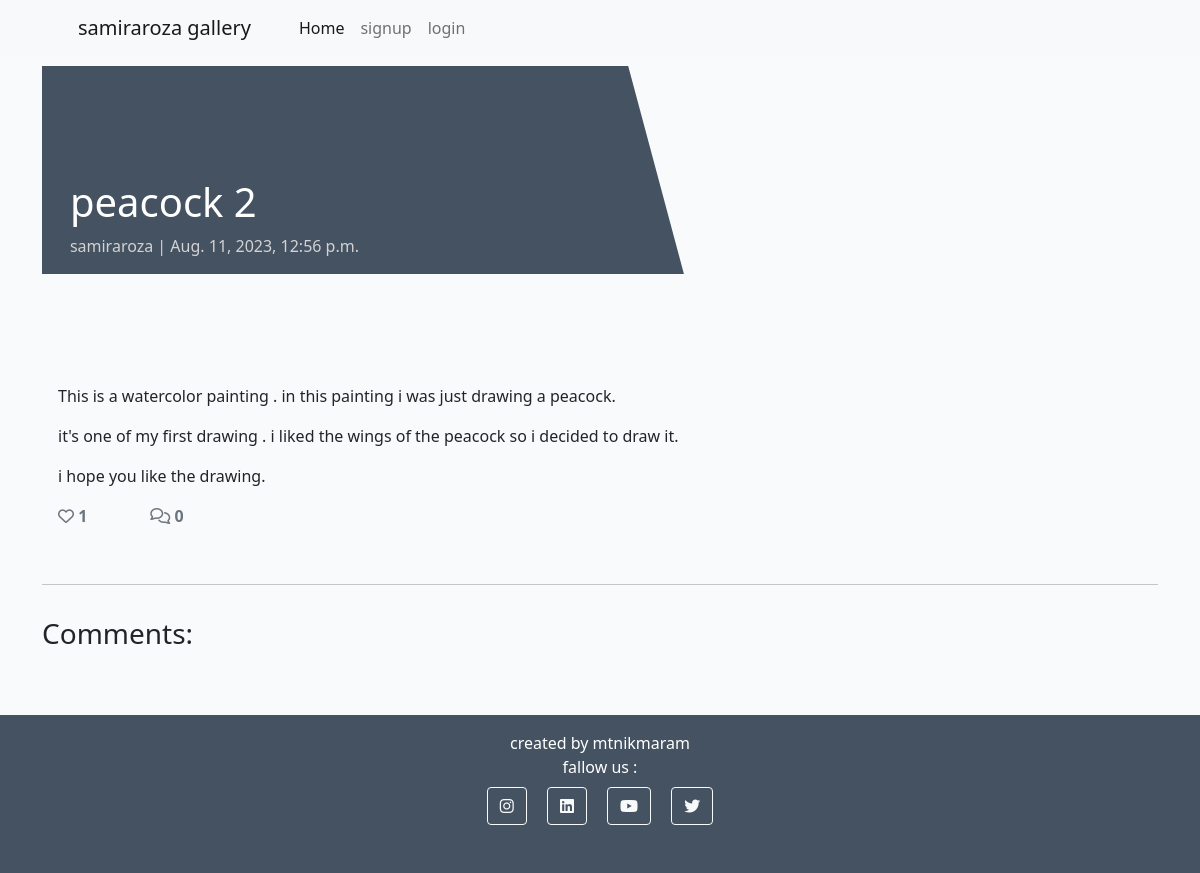
The page /peacock-2/ on the database its author committed.
### store/models.py (models this page shows, shortened)
class Post(models.Model):
    title = models.CharField(max_length=200, unique=True)
    slug = models.SlugField(max_length=200, unique=True)
    author = models.ForeignKey(User, on_delete=models.CASCADE, related_name="blog_posts")
    updated_on = models.DateTimeField(auto_now=True)
    content = models.TextField()
    featured_image = CloudinaryField('image', default='placeholder')
    excerpt = models.TextField(blank=True)
    created_on = models.DateTimeField(auto_now_add=True)
    status = models.IntegerField(choices=STATUS, default=0)
    likes = models.ManyToManyField(User, related_name='blogpost_like', blank=True)
    class Meta:
        ordering = ["-created_on"]
    def number_of_likes(self):
        return self.likes.count()

### store/views.py (the view, shortened to what this page needs)
# urls.py: path('<slug:slug>/', views.PostDetail.as_view(), name='post_detail'),
class PostDetail(View):
    def get(self, request, slug, *args, **kwargs):
        queryset = Post.objects.filter(status=1)
        post = get_object_or_404(queryset, slug=slug)
        comments = post.comments.filter(approved=True).order_by("-created_on")
        liked = False
        if post.likes.filter(id=self.request.user.id).exists():
            liked = True
        return render(
            request,
            "post_detail.html",
            {
                "post": post,
                "comments": comments,
                "commented": False,
                "liked": liked,
                "comment_form": CommentForm()
            },
        )

### templates/post_detail.html (shortened to what this page needs)
{% extends 'base.html' %} {% block content %}
{% load crispy_forms_tags %}
<div class="masthead">
    <div class="container">
        <div class="row g-0">
            <div class="col-md-6 masthead-text">
                <h1 class="post-title">{{ post.title }}</h1>
                <p class="post-subtitle">{{ post.author }} | {{ post.created_on }}</p>
            </div>
            <div class="d-none d-md-block col-md-6 masthead-image">
            </div>
        </div>
    </div>
</div>
<div class="container">
    <div class="row">
        <div class="col card mb-4  mt-3 left  top">
            <div class="card-body">
                <p class="card-text ">
                    {{ post.content | safe }}
                </p>
                <div class="row">
                    <div class="col-1">
                        <strong>
                            {% if user.is_authenticated %}
                            <form class="d-inline" action="{% url 'post_like' post.slug %}" method="POST">
                                {% csrf_token %}
                                {% if liked %}
                                <button type="submit" name="blogpost_id" value="{{post.slug}}" class="btn-like"><i class="fas fa-heart"></i></button>
                                {% else %}
                                <button type="submit" name="blogpost_id" value="{{post.slug}}" class="btn-like"><i class="far fa-heart"></i></button>
                                {% endif %}
                            </form>
                            {% else %}
                            <span class="text-secondary"><i class="far fa-heart"></i></span>
                            {% endif %}
                        <span class="text-secondary">{{ post.number_of_likes }} </span>
                        </strong>
                    </div>
                    <div class="col-1">
                        {% with comments.count as total_comments %}
                        <strong class="text-secondary"><i class="far fa-comments"></i>
                            {{ total_comments }}</strong>
                        {% endwith %}
                    </div>
                </div>
            </div>
        </div>
    </div>
    <div class="row">
        <div class="col">
            <hr>
        </div>
    </div>
    <div class="row">
        <div class="col-md-8 card mb-4  mt-3 ">
            <h3>Comments:</h3>
            <div class="card-body">
            </div>
        </div>
        <div class="col-md-4 card mb-4  mt-3 ">
            <div class="card-body">
            </div>
        </div>
    </div>
</div>
{% endblock content %}

### static/css/style.css (style rules this page uses)
body { background-color: #F9FAFC; }
.main-bg { background-color: #F9FAFC; }
.card { border: none; background-color: transparent; }
.masthead { margin-top: 10px; overflow: hidden; position: relative; display: inline-block; height: 33vh; width: 100%; }
.masthead-text { background-color: #445261; color: white; position: relative; }
.masthead-image { position: relative; overflow: hidden; }
.masthead-image:after { content: ""; position: absolute; top: 0; right: 90%; height: 100%; width: 150%; background: #445261; -webkit-transform: skew(15deg); -moz-transform: skew(15deg); transform: skew(15deg); z-index: 100; }
.post-title { margin-top: 20%; margin-left: 5%; }
.post-subtitle { margin-left: 5%; color: lightgray; }

### rows shown on the page
Post: title "peacock 2", author "samiraroza", created_on "Aug. 11, 2023, 12:56 p.m.", content "This is a watercolor painting . in this painting i was just drawing a peacock. it's one of my first drawing . i liked the wings of the peacock so i decided to draw it. i hope you like the drawing.", number_of_likes "1"

### other values the page prints
{{ total_comments }} "0"
